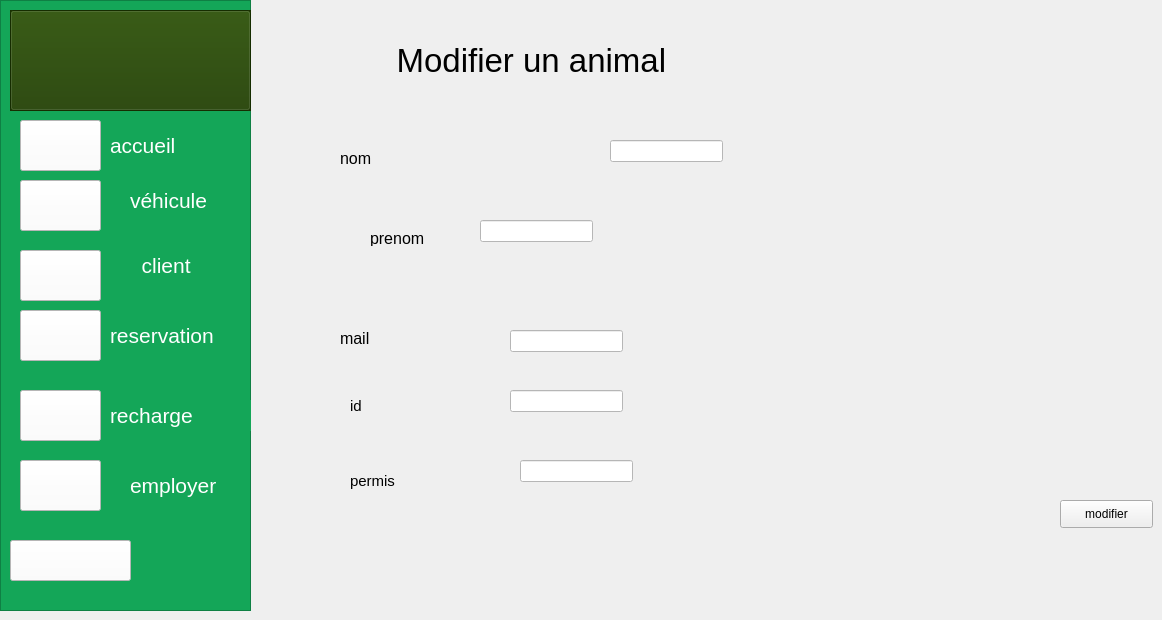
    <widget class="QWidget" name="modifieranimal">
     <attribute name="title">
      <string>Modifier un animal</string>
     </attribute>
     <widget class="QLabel" name="label_13">
      <property name="geometry">
       <rect>
        <x>340</x>
        <y>150</y>
        <width>221</width>
        <height>16</height>
       </rect>
      </property>
      <property name="font">
       <font>
        <pointsize>12</pointsize>
       </font>
      </property>
      <property name="text">
       <string>nom</string>
      </property>
     </widget>
     <widget class="QLabel" name="label_14">
      <property name="geometry">
       <rect>
        <x>370</x>
        <y>230</y>
        <width>56</width>
        <height>16</height>
       </rect>
      </property>
      <property name="font">
       <font>
        <pointsize>12</pointsize>
       </font>
      </property>
      <property name="text">
       <string>prenom</string>
      </property>
     </widget>
     <widget class="QLabel" name="label_15">
      <property name="geometry">
       <rect>
        <x>340</x>
        <y>330</y>
        <width>131</width>
        <height>16</height>
       </rect>
      </property>
      <property name="font">
       <font>
        <pointsize>12</pointsize>
       </font>
      </property>
      <property name="text">
       <string>mail</string>
      </property>
     </widget>
     <widget class="QLabel" name="label_16">
      <property name="geometry">
       <rect>
        <x>350</x>
        <y>390</y>
        <width>121</width>
        <height>31</height>
       </rect>
      </property>
      <property name="font">
       <font>
        <pointsize>11</pointsize>
       </font>
      </property>
      <property name="text">
       <string>id</string>
      </property>
     </widget>
     <widget class="QLabel" name="label_17">
      <property name="geometry">
       <rect>
        <x>350</x>
        <y>470</y>
        <width>121</width>
        <height>21</height>
       </rect>
      </property>
      <property name="font">
       <font>
        <pointsize>11</pointsize>
       </font>
      </property>
      <property name="text">
       <string>permis</string>
      </property>
     </widget>
     <widget class="QLineEdit" name="lineEdit_10">
      <property name="geometry">
       <rect>
        <x>610</x>
        <y>140</y>
        <width>113</width>
        <height>22</height>
       </rect>
      </property>
      <property name="styleSheet">
       <string notr="true">background-color: rgb(255, 255, 255);</string>
      </property>
     </widget>
     <widget class="QLineEdit" name="lineEdit_11">
      <property name="geometry">
       <rect>
        <x>480</x>
        <y>220</y>
        <width>113</width>
        <height>22</height>
       </rect>
      </property>
      <property name="styleSheet">
       <string notr="true">background-color: rgb(255, 255, 255);</string>
      </property>
     </widget>
     <widget class="QLineEdit" name="lineEdit_12">
      <property name="geometry">
       <rect>
        <x>510</x>
        <y>330</y>
        <width>113</width>
        <height>22</height>
       </rect>
      </property>
      <property name="styleSheet">
       <string notr="true">background-color: rgb(255, 255, 255);</string>
      </property>
     </widget>
     <widget class="QLineEdit" name="lineEdit_13">
      <property name="geometry">
       <rect>
        <x>510</x>
        <y>390</y>
        <width>113</width>
        <height>22</height>
       </rect>
      </property>
      <property name="styleSheet">
       <string notr="true">background-color: rgb(255, 255, 255);</string>
      </property>
     </widget>
     <widget class="QLineEdit" name="lineEdit_14">
      <property name="geometry">
       <rect>
        <x>520</x>
        <y>460</y>
        <width>113</width>
        <height>22</height>
       </rect>
      </property>
      <property name="styleSheet">
       <string notr="true">background-color: rgb(255, 255, 255);</string>
      </property>
     </widget>
     <widget class="QPushButton" name="pushButton_modifier">
      <property name="geometry">
       <rect>
        <x>1060</x>
        <y>500</y>
        <width>93</width>
        <height>28</height>
       </rect>
      </property>
      <property name="text">
       <string>modifier</string>
      </property>
     </widget>
     <widget class="QFrame" name="frame_7">
      <property name="geometry">
       <rect>
        <x>0</x>
        <y>0</y>
        <width>251</width>
        <height>611</height>
       </rect>
      </property>
      <property name="styleSheet">
       <string notr="true">background-color: rgb(20, 166, 88);</string>
      </property>
      <property name="frameShape">
       <enum>QFrame::StyledPanel</enum>
      </property>
      <property name="frameShadow">
       <enum>QFrame::Raised</enum>
      </property>
      <widget class="QPushButton" name="pushButton_26">
       <property name="geometry">
        <rect>
         <x>10</x>
         <y>540</y>
         <width>121</width>
         <height>41</height>
        </rect>
       </property>
       <property name="font">
        <font>
         <pointsize>20</pointsize>
        </font>
       </property>
       <property name="styleSheet">
        <string notr="true">color: rgb(255, 0, 0);
background-color: rgb(255, 255, 255);</string>
       </property>
       <property name="text">
        <string/>
       </property>
       <property name="icon">
        <iconset>
         <normaloff>../../se-deconnecter.png</normaloff>../../se-deconnecter.png</iconset>
       </property>
       <property name="iconSize">
        <size>
         <width>30</width>
         <height>30</height>
        </size>
       </property>
      </widget>
      <widget class="QFrame" name="frame_10">
       <property name="geometry">
        <rect>
         <x>10</x>
         <y>10</y>
         <width>241</width>
         <height>101</height>
        </rect>
       </property>
       <property name="styleSheet">
        <string notr="true">background-color: rgb(31, 63, 0);</string>
       </property>
       <property name="frameShape">
        <enum>QFrame::StyledPanel</enum>
       </property>
       <property name="frameShadow">
        <enum>QFrame::Raised</enum>
       </property>
       <widget class="QPushButton" name="pushButton_43">
        <property name="geometry">
         <rect>
          <x>0</x>
          <y>0</y>
          <width>241</width>
          <height>101</height>
         </rect>
        </property>
        <property name="font">
         <font>
          <pointsize>60</pointsize>
         </font>
        </property>
        <property name="text">
         <string/>
        </property>
        <property name="icon">
         <iconset>
          <normaloff>../../logo.png</normaloff>../../logo.png</iconset>
        </property>
        <property name="iconSize">
         <size>
          <width>250</width>
          <height>200</height>
         </size>
        </property>
       </widget>
      </widget>
      <widget class="QPushButton" name="pushButton_44">
       <property name="geometry">
        <rect>
         <x>20</x>
         <y>390</y>
         <width>81</width>
         <height>51</height>
        </rect>
       </property>
       <property name="styleSheet">
        <string notr="true">background-color: rgb(255, 255, 255);
</string>
       </property>
       <property name="text">
        <string/>
       </property>
       <property name="icon">
        <iconset>
         <normaloff>../../retour-produit.png</normaloff>../../retour-produit.png</iconset>
       </property>
       <property name="iconSize">
        <size>
         <width>50</width>
         <height>50</height>
        </size>
       </property>
      </widget>
      <widget class="QLabel" name="label_50">
       <property name="geometry">
        <rect>
         <x>110</x>
         <y>400</y>
         <width>141</width>
         <height>31</height>
        </rect>
       </property>
       <property name="font">
        <font>
         <pointsize>16</pointsize>
        </font>
       </property>
       <property name="styleSheet">
        <string notr="true">color: rgb(255, 255, 255);</string>
       </property>
       <property name="text">
        <string>recharge</string>
       </property>
      </widget>
      <widget class="QPushButton" name="pushButton_45">
       <property name="geometry">
        <rect>
         <x>20</x>
         <y>120</y>
         <width>81</width>
         <height>51</height>
        </rect>
       </property>
       <property name="font">
        <font>
         <weight>75</weight>
         <bold>true</bold>
        </font>
       </property>
       <property name="styleSheet">
        <string notr="true">background-color: rgb(255, 255, 255);</string>
       </property>
       <property name="text">
        <string/>
       </property>
       <property name="icon">
        <iconset>
         <normaloff>../../tableau-de-bord.png</normaloff>../../tableau-de-bord.png</iconset>
       </property>
       <property name="iconSize">
        <size>
         <width>50</width>
         <height>50</height>
        </size>
       </property>
      </widget>
      <widget class="QLabel" name="label_51">
       <property name="geometry">
        <rect>
         <x>110</x>
         <y>130</y>
         <width>91</width>
         <height>31</height>
        </rect>
       </property>
       <property name="font">
        <font>
         <pointsize>16</pointsize>
        </font>
       </property>
       <property name="styleSheet">
        <string notr="true">color: rgb(255, 255, 255);</string>
       </property>
       <property name="text">
        <string>accueil</string>
       </property>
      </widget>
      <widget class="QPushButton" name="pushButton_46">
       <property name="geometry">
        <rect>
         <x>20</x>
         <y>310</y>
         <width>81</width>
         <height>51</height>
        </rect>
       </property>
       <property name="styleSheet">
        <string notr="true">background-color: rgb(255, 255, 255);</string>
       </property>
       <property name="text">
        <string/>
       </property>
       <property name="icon">
        <iconset>
         <normaloff>../../reservation.png</normaloff>../../reservation.png</iconset>
       </property>
       <property name="iconSize">
        <size>
         <width>50</width>
         <height>50</height>
        </size>
       </property>
      </widget>
      <widget class="QLabel" name="label_52">
       <property name="geometry">
        <rect>
         <x>110</x>
         <y>320</y>
         <width>131</width>
         <height>31</height>
        </rect>
       </property>
       <property name="font">
        <font>
         <pointsize>16</pointsize>
        </font>
       </property>
       <property name="styleSheet">
        <string notr="true">color: rgb(255, 255, 255);</string>
       </property>
       <property name="text">
        <string>reservation</string>
       </property>
      </widget>
      <widget class="QLabel" name="label_53">
       <property name="geometry">
        <rect>
         <x>130</x>
         <y>180</y>
         <width>101</width>
         <height>41</height>
        </rect>
       </property>
       <property name="font">
        <font>
         <pointsize>16</pointsize>
        </font>
       </property>
       <property name="styleSheet">
        <string notr="true">color: rgb(255, 255, 255);</string>
       </property>
       <property name="text">
        <string>véhicule</string>
       </property>
      </widget>
      <widget class="QPushButton" name="pushButton_47">
       <property name="geometry">
        <rect>
         <x>20</x>
         <y>180</y>
         <width>81</width>
         <height>51</height>
        </rect>
       </property>
       <property name="styleSheet">
        <string notr="true">background-color: rgb(255, 255, 255);</string>
       </property>
       <property name="text">
        <string/>
       </property>
       <property name="icon">
        <iconset>
         <normaloff>../../voiture-electrique.png</normaloff>../../voiture-electrique.png</iconset>
       </property>
       <property name="iconSize">
        <size>
         <width>50</width>
         <height>50</height>
        </size>
       </property>
      </widget>
      <widget class="QPushButton" name="pushButton_48">
       <property name="geometry">
        <rect>
         <x>20</x>
         <y>250</y>
         <width>81</width>
         <height>51</height>
        </rect>
       </property>
       <property name="styleSheet">
        <string notr="true">background-color: rgb(255, 255, 255);</string>
       </property>
       <property name="text">
        <string/>
       </property>
       <property name="icon">
        <iconset>
         <normaloff>../../compte.png</normaloff>../../compte.png</iconset>
       </property>
       <property name="iconSize">
        <size>
         <width>50</width>
         <height>50</height>
        </size>
       </property>
      </widget>
      <widget class="QLabel" name="label_54">
       <property name="geometry">
        <rect>
         <x>130</x>
         <y>250</y>
         <width>101</width>
         <height>31</height>
        </rect>
       </property>
       <property name="font">
        <font>
         <pointsize>16</pointsize>
        </font>
       </property>
       <property name="styleSheet">
        <string notr="true">color: rgb(255, 255, 255);</string>
       </property>
       <property name="text">
        <string>  client</string>
       </property>
      </widget>
      <widget class="QPushButton" name="pushButton_49">
       <property name="geometry">
        <rect>
         <x>20</x>
         <y>460</y>
         <width>81</width>
         <height>51</height>
        </rect>
       </property>
       <property name="styleSheet">
        <string notr="true">background-color: rgb(255, 255, 255);</string>
       </property>
       <property name="text">
        <string/>
       </property>
       <property name="icon">
        <iconset>
         <normaloff>../../employe.png</normaloff>../../employe.png</iconset>
       </property>
       <property name="iconSize">
        <size>
         <width>50</width>
         <height>50</height>
        </size>
       </property>
      </widget>
      <widget class="QLabel" name="label_55">
       <property name="geometry">
        <rect>
         <x>130</x>
         <y>470</y>
         <width>111</width>
         <height>31</height>
        </rect>
       </property>
       <property name="font">
        <font>
         <pointsize>16</pointsize>
        </font>
       </property>
       <property name="styleSheet">
        <string notr="true">color: rgb(255, 255, 255);</string>
       </property>
       <property name="text">
        <string>employer</string>
       </property>
      </widget>
     </widget>
     <widget class="QLabel" name="label_12">
      <property name="geometry">
       <rect>
        <x>360</x>
        <y>40</y>
        <width>461</width>
        <height>41</height>
       </rect>
      </property>
      <property name="font">
       <font>
        <pointsize>25</pointsize>
       </font>
      </property>
      <property name="text">
       <string>    Modifier un animal</string>
      </property>
     </widget>
    </widget>
